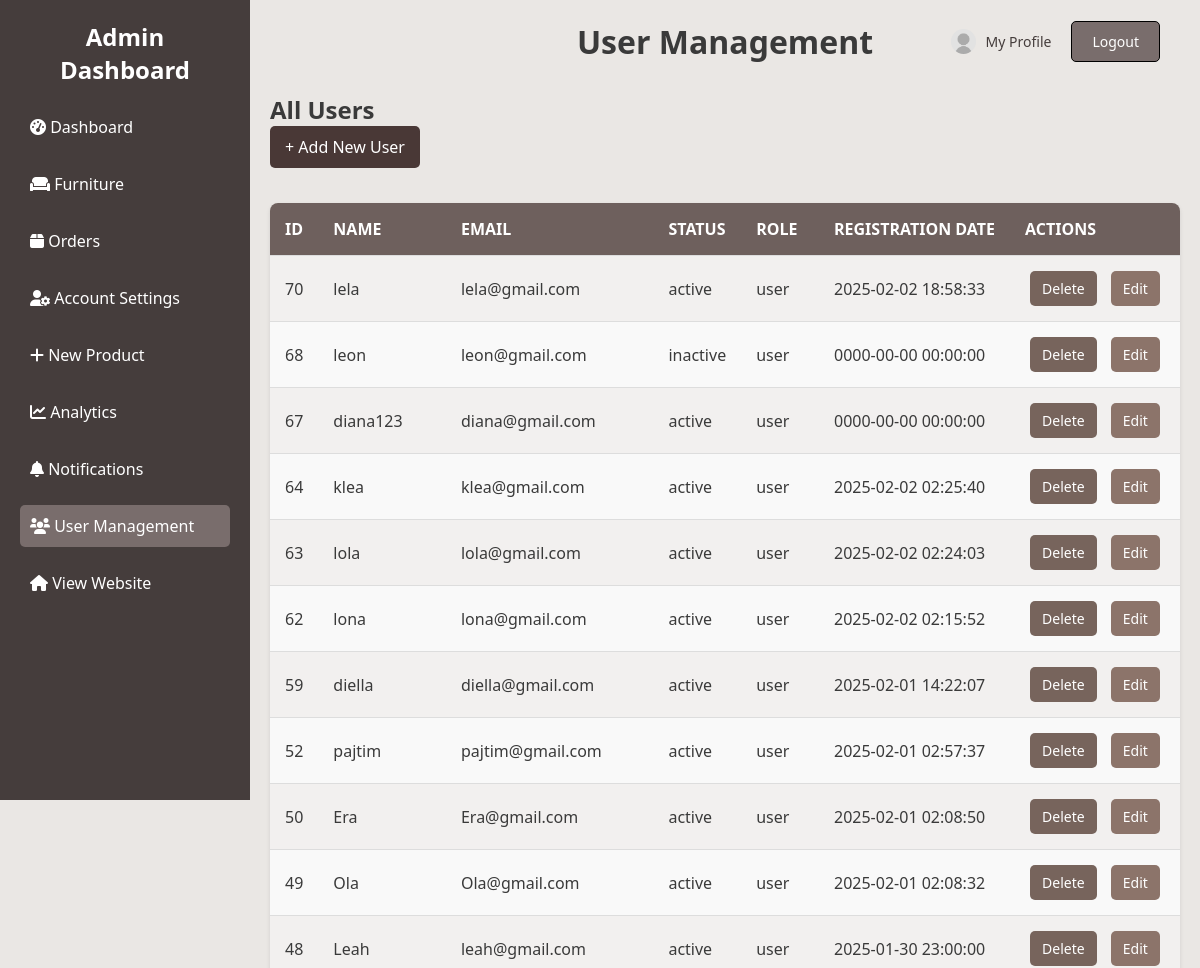
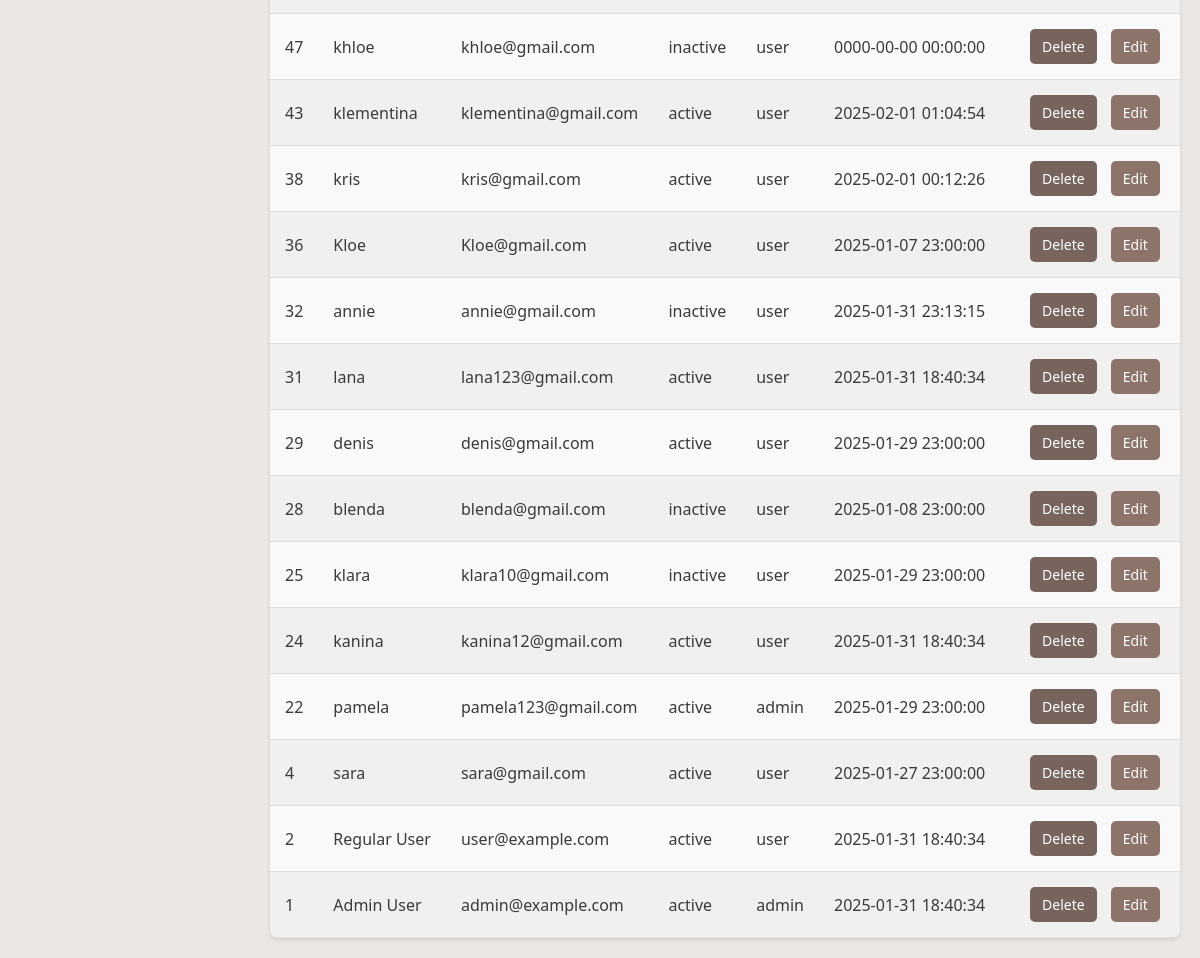
The page /user_management.php (signed in) on the database its author committed (2 pictures, top to bottom).
### tables this page shows
CREATE TABLE `users` (
  `id` int(11) NOT NULL,
  `name` varchar(100) NOT NULL,
  `email` varchar(100) NOT NULL,
  `password` varchar(255) NOT NULL,
  `role` enum('admin','user') DEFAULT 'user',
  `status` enum('active','inactive') DEFAULT 'active',
  `registration_date` timestamp NOT NULL DEFAULT current_timestamp()
);

### database.php (called while the page is built)
<?php
class Database {
    private $host;
    private $db_name;
    private $username;
    private $password;
    public $connection;
    public function __construct($host, $db_name, $username, $password) {
        $this->host = $host;
        $this->db_name = $db_name;
        $this->username = $username;
        $this->password = $password;
        $this->connection = null;
    }
    public function connect() {
        try {
            $this->connection = new PDO("mysql:host={$this->host};dbname={$this->db_name}", $this->username, $this->password);
            $this->connection->setAttribute(PDO::ATTR_ERRMODE, PDO::ERRMODE_EXCEPTION);
        } catch (PDOException $exception) {
            echo "Connection error: " . $exception->getMessage();
        }
        return $this->connection;
    }
}
?>

### user.php (called while the page is built, shortened)
<?php
require_once "Database.php";
class User {
    private $conn;
    public function __construct(Database $database) {
        $this->conn = $database->connect();
    }
    public function getAllUsers() {
        $stmt = $this->conn->query("SELECT id, name, email, status, role, registration_date FROM users ORDER BY id DESC");
        return $stmt->fetchAll(PDO::FETCH_ASSOC);
    }
}
?>

### user_management.php (the view, shortened to what this page needs)
<?php
require_once "Database.php";
require_once "User.php";
class UserManagementApp {
    private $userManager;
    public function __construct() {
        $database = new Database("localhost", "projekti", "root", "loni1234");
        $this->userManager = new User($database);
    }
    public function getUsers() {
        return $this->userManager->getAllUsers();
    }
}
$app = new UserManagementApp();
$users = $app->getUsers();
?>
<!DOCTYPE html>
<html lang="en">
<head>
    <link rel="stylesheet" href="css/user_management.css?v=<?php echo time(); ?>">
    <link rel="stylesheet" href="https://cdnjs.cloudflare.com/ajax/libs/font-awesome/6.0.0-beta3/css/all.min.css">
</head>
<body>
    <div class="sidebar">
        <h2>Admin Dashboard</h2>
        <ul>
            <li><a href="dashboard.php"><i class="fas fa-tachometer-alt"></i> Dashboard</a></li>
            <li><a href="products.php"><i class="fas fa-couch"></i> Furniture</a></li>
            <li><a href="orders.php"><i class="fas fa-box"></i> Orders</a></li>
            <li><a href="profile.php"><i class="fas fa-user-cog"></i> Account Settings</a></li>
            <li><a href="add_product.php"><i class="fas fa-plus"></i> New Product</a></li>
            <li><a href="analytics.php"><i class="fas fa-chart-line"></i> Analytics</a></li>
            <li><a href="notifications.php"><i class="fas fa-bell"></i> Notifications</a></li>
            <li><a href="user_management.php" class="active"><i class="fas fa-users"></i> User Management</a></li>
            <li><a href="home.php" target="_blank"><i class="fas fa-home"></i> View Website</a></li>
        </ul>
    </div>
    <div class="main-content">
        <header>
            <h1>User Management</h1>
            <div class="profile">
                <a href="profile.php" class="profile-btn">
                    <img src="img/pfp.jpg" alt="Profile" class="profile-img">
                    <span>My Profile</span>
                </a>
                <button onclick="window.location.href='logout.php'" class="logout-btn">Logout</button>
            </div>
        </header>
        <section>
            <h2>All Users</h2>
            <button onclick="openAddPopup()" class="add-user-btn">+ Add New User</button>
            <table>
                <tr>
                    <th>ID</th>
                    <th>Name</th>
                    <th>Email</th>
                    <th>Status</th>
                    <th>Role</th>
                    <th>Registration Date</th>
                    <th>Actions</th>
                </tr>
                <?php foreach ($users as $row): ?>
                    <tr>
                        <td><?php echo htmlspecialchars($row['id']); ?></td>
                        <td><?php echo htmlspecialchars($row['name']); ?></td>
                        <td><?php echo htmlspecialchars($row['email']); ?></td>
                        <td><?php echo htmlspecialchars($row['status']); ?></td>
                        <td><?php echo htmlspecialchars($row['role']); ?></td>
                        <td><?php echo htmlspecialchars($row['registration_date']); ?></td>
                        <td>
                      <form method="post" action="handle_user.php" style="display:inline;">
                         <button class="delete-btn" type="submit">Delete</button>
                    </form>
                <button class="edit-btn" onclick="openEditPopup('<?php echo htmlspecialchars($row['id']); ?>', '<?php echo htmlspecialchars($row['name']); ?>', '<?php echo htmlspecialchars($row['email']); ?>', '<?php echo htmlspecialchars($row['status']); ?>', '<?php echo htmlspecialchars($row['role']); ?>', '<?php echo htmlspecialchars($row['registration_date']); ?>')">Edit</button>
            </td>
        </tr>
    <?php endforeach; ?>
</table>
    </div>
</body>
</html>

### css/user_management.css (style rules this page uses)
* { margin: 0; padding: 0; box-sizing: border-box; font-family: 'Segoe UI', Tahoma, Geneva, Verdana, sans-serif; }
body { display: flex; background-color: #eae7e4; color: #3a3a3a; }
.sidebar { width: 250px; background-color: #453d3c; color: #ffffff; height: 100vh; padding: 20px; position: fixed; }
.sidebar h2 { text-align: center; margin-bottom: 20px; color: #ffffff; }
.sidebar ul { list-style: none; }
.sidebar ul li { margin: 15px 0; }
.sidebar ul li a { color: #ffffff; text-decoration: none; padding: 10px; display: block; border-radius: 5px; transition: background 0.3s; }
.sidebar ul li a:hover, .sidebar ul li a.active { background: #796d6c; color: #fff; }
.main-content { margin-left: 250px; padding: 20px; flex-grow: 1; }
header { display: flex; justify-content: space-between; align-items: center; margin-bottom: 30px; position: relative; }
h1 { text-align: center; flex-grow: 1; }
.profile { display: flex; align-items: center; position: absolute; right: 20px; }
.profile-btn { display: flex; align-items: center; padding: 10px 20px; border-radius: 5px; color: #453d3c; text-decoration: none; transition: background-color 0.3s; font-size: 14px; height: 40px; background-color: transparent; font-family: 'Franklin Gothic Medium', 'Arial Narrow', Arial, sans-serif; }
.logout-btn { background-color: #796d6c; border: 1px solid black; padding: 10px 20px; border-radius: 5px; color: white; font-size: 14px; cursor: pointer; }
.profile-img { width: 25px; height: 25px; border-radius: 50%; margin-right: 10px; }
table { width: 100%; border-collapse: collapse; margin-top: 20px; box-shadow: 0 2px 4px rgba(0, 0, 0, 0.1); border-radius: 8px; overflow: hidden; }
th, td { padding: 15px; text-align: left; background: #f9f9f9; border-bottom: 1px solid #ddd; }
th { background: #6e605d; color: #ffffff; text-transform: uppercase; }
tr:nth-child(even) td { background: #f2f0ef; }
.edit-btn, .delete-btn { padding: 8px 12px; margin: 0 5px; border: none; border-radius: 5px; cursor: pointer; transition: background-color 0.3s; font-size: 14px; }
.edit-btn { background-color: #8c746a; color: white; }
.delete-btn { background-color: #77645c; color: white; }
.add-user-btn { display: inline-block; background-color: #493836; color: white; padding: 10px 15px; font-size: 16px; border: none; border-radius: 5px; cursor: pointer; text-decoration: none; transition: background 0.3s ease-in-out; margin-bottom: 15px; }

### rows shown on the page
users: id "70", name "lela", email "lela@gmail.com", status "active", role "user", registration_date "2025-02-02 18:58:33"
users: id "68", name "leon", email "leon@gmail.com", status "inactive", role "user", registration_date "0000-00-00 00:00:00"
users: id "67", name "diana123", email "diana@gmail.com", status "active", role "user", registration_date "0000-00-00 00:00:00"
users: id "64", name "klea", email "klea@gmail.com", status "active", role "user", registration_date "2025-02-02 02:25:40"
users: id "63", name "lola", email "lola@gmail.com", status "active", role "user", registration_date "2025-02-02 02:24:03"
users: id "62", name "lona", email "lona@gmail.com", status "active", role "user", registration_date "2025-02-02 02:15:52"
users: id "59", name "diella", email "diella@gmail.com", status "active", role "user", registration_date "2025-02-01 14:22:07"
users: id "52", name "pajtim", email "pajtim@gmail.com", status "active", role "user", registration_date "2025-02-01 02:57:37"
users: id "50", name "Era", email "Era@gmail.com", status "active", role "user", registration_date "2025-02-01 02:08:50"
users: id "49", name "Ola", email "Ola@gmail.com", status "active", role "user", registration_date "2025-02-01 02:08:32"
users: id "48", name "Leah", email "leah@gmail.com", status "active", role "user", registration_date "2025-01-30 23:00:00"
users: id "47", name "khloe", email "khloe@gmail.com", status "inactive", role "user", registration_date "0000-00-00 00:00:00"
users: id "43", name "klementina", email "klementina@gmail.com", status "active", role "user", registration_date "2025-02-01 01:04:54"
users: id "38", name "kris", email "kris@gmail.com", status "active", role "user", registration_date "2025-02-01 00:12:26"
users: id "36", name "Kloe", email "Kloe@gmail.com", status "active", role "user", registration_date "2025-01-07 23:00:00"
users: id "32", name "annie", email "annie@gmail.com", status "inactive", role "user", registration_date "2025-01-31 23:13:15"
users: id "31", name "lana", email "lana123@gmail.com", status "active", role "user", registration_date "2025-01-31 18:40:34"
users: id "29", name "denis", email "denis@gmail.com", status "active", role "user", registration_date "2025-01-29 23:00:00"
users: id "28", name "blenda", email "blenda@gmail.com", status "inactive", role "user", registration_date "2025-01-08 23:00:00"
users: id "25", name "klara", email "klara10@gmail.com", status "inactive", role "user", registration_date "2025-01-29 23:00:00"
users: id "24", name "kanina", email "kanina12@gmail.com", status "active", role "user", registration_date "2025-01-31 18:40:34"
users: id "22", name "pamela", email "pamela123@gmail.com", status "active", role "admin", registration_date "2025-01-29 23:00:00"
users: id "4", name "sara", email "sara@gmail.com", status "active", role "user", registration_date "2025-01-27 23:00:00"
users: id "2", name "Regular User", email "user@example.com", status "active", role "user", registration_date "2025-01-31 18:40:34"
users: id "1", name "Admin User", email "admin@example.com", status "active", role "admin", registration_date "2025-01-31 18:40:34"
